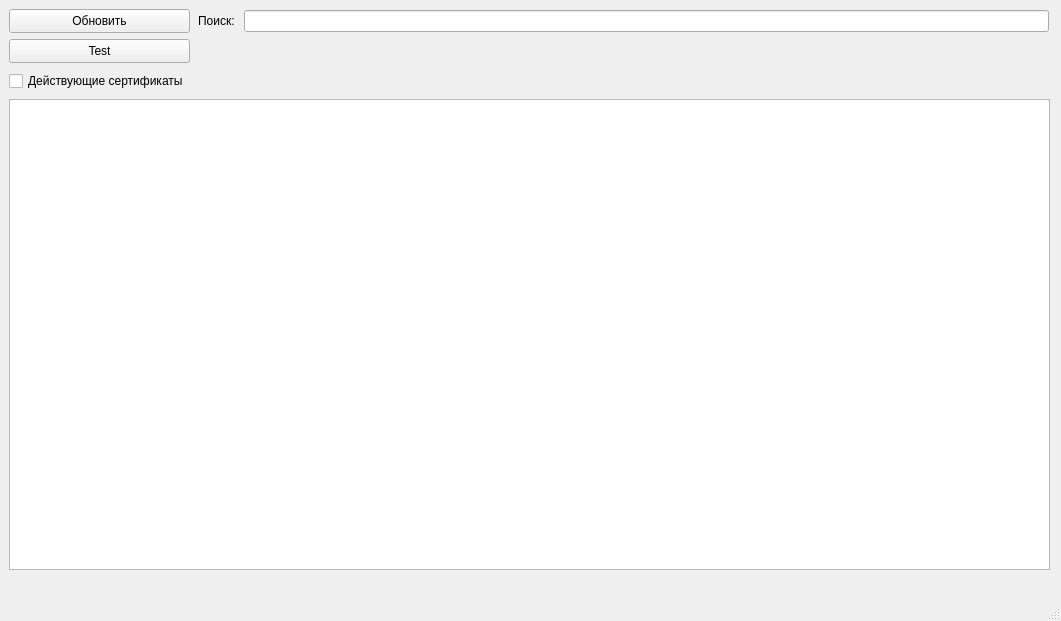
<?xml version="1.0" encoding="UTF-8"?>
<ui version="4.0">
 <class>MainWindow</class>
 <widget class="QMainWindow" name="MainWindow">
  <property name="geometry">
   <rect>
    <x>0</x>
    <y>0</y>
    <width>1061</width>
    <height>621</height>
   </rect>
  </property>
  <property name="windowTitle">
   <string>MainWindow</string>
  </property>
  <widget class="QWidget" name="centralwidget">
   <widget class="QTableView" name="tableView">
    <property name="geometry">
     <rect>
      <x>9</x>
      <y>99</y>
      <width>1041</width>
      <height>471</height>
     </rect>
    </property>
    <property name="editTriggers">
     <set>QAbstractItemView::NoEditTriggers</set>
    </property>
    <property name="selectionBehavior">
     <enum>QAbstractItemView::SelectRows</enum>
    </property>
   </widget>
   <widget class="QPushButton" name="pushButton">
    <property name="geometry">
     <rect>
      <x>9</x>
      <y>9</y>
      <width>181</width>
      <height>24</height>
     </rect>
    </property>
    <property name="text">
     <string>Обновить</string>
    </property>
   </widget>
   <widget class="QCheckBox" name="checkBox">
    <property name="geometry">
     <rect>
      <x>9</x>
      <y>71</y>
      <width>177</width>
      <height>20</height>
     </rect>
    </property>
    <property name="text">
     <string>Действующие сертификаты</string>
    </property>
   </widget>
   <widget class="QPushButton" name="pushButton_2">
    <property name="geometry">
     <rect>
      <x>9</x>
      <y>39</y>
      <width>181</width>
      <height>24</height>
     </rect>
    </property>
    <property name="text">
     <string>Test</string>
    </property>
   </widget>
   <widget class="QWidget" name="horizontalLayoutWidget_2">
    <property name="geometry">
     <rect>
      <x>198</x>
      <y>9</y>
      <width>851</width>
      <height>24</height>
     </rect>
    </property>
    <layout class="QHBoxLayout" name="horizontalLayout_2">
     <item>
      <widget class="QLabel" name="label">
       <property name="text">
        <string>Поиск: </string>
       </property>
      </widget>
     </item>
     <item>
      <widget class="QLineEdit" name="lineEdit">
       <property name="clearButtonEnabled">
        <bool>false</bool>
       </property>
      </widget>
     </item>
    </layout>
   </widget>
  </widget>
  <widget class="QMenuBar" name="menubar">
   <property name="geometry">
    <rect>
     <x>0</x>
     <y>0</y>
     <width>1061</width>
     <height>22</height>
    </rect>
   </property>
  </widget>
  <widget class="QStatusBar" name="statusbar"/>
 </widget>
 <resources/>
 <connections>
  <connection>
   <sender>pushButton_2</sender>
   <signal>clicked()</signal>
   <receiver>tableView</receiver>
   <slot>show()</slot>
   <hints>
    <hint type="sourcelabel">
     <x>248</x>
     <y>42</y>
    </hint>
    <hint type="destinationlabel">
     <x>245</x>
     <y>123</y>
    </hint>
   </hints>
  </connection>
 </connections>
</ui>
